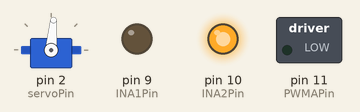
Simulated run of this sketch. Board: Arduino Uno, built with avr-gcc and run on an emulated ATmega328P. On the bench: servo, switched loads named in the sketch (green lamp = pin HIGH), output pins drawn as LEDs (lit = HIGH). What the sketch prints to the serial monitor is not drawn.

Above: at 0.1 s.
Timing chart, 0 to 1.6 s (numbered marks = the images above):
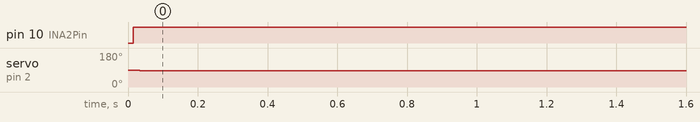

The sketch:

controller-v2__2021_10_31_06_36_44_UTC_.ino
```cpp
#include <Servo.h>
#include <PPMReader.h>

//pins
const byte INA1Pin      = 9;
const byte INA2Pin      = 10;
const byte PWMAPin      = 11;
const byte RxSignalPin  = 3;
const byte servoPin     = 2;

//constant values
const byte channelAmount    = 8;  //#
const byte interval         = 10; //ms

//variable values
int steerChannel = 1500;  //ms
int throtChannel = 1500;  //ms

int setThrot = 0;
int actThrot = 0;

byte actAngle = 90;       //deg
byte setAngle = 90;       //deg

byte forwardsMagnitude  = 0;
byte backwardsMagnitude = 0;
unsigned long previousMillis  = 0;
unsigned long currentMillis   = 0;

//create objects
PPMReader ppm(RxSignalPin, channelAmount);
Servo servo;

//motor functions
void motorCoast() {
  digitalWrite(INA1Pin, LOW);
  digitalWrite(INA1Pin, LOW);
  actThrot = 0;
  analogWrite(PWMAPin, 0);
}

void motorForwards(int speed) {
  digitalWrite(INA1Pin, HIGH);
  digitalWrite(INA2Pin, LOW);
  actThrot = actThrot + speed;
  analogWrite(PWMAPin, actThrot);
}

void motorBackwards(int speed) {
  digitalWrite(INA1Pin, LOW);
  digitalWrite(INA2Pin, HIGH);
  actThrot = actThrot - speed;
  analogWrite(PWMAPin, abs(actThrot));
}

void motorSlow() {
  if (actThrot > setThrot) {
    motorBackwards(1);
  }
  else if (actThrot < setThrot) {
    motorForwards(1);
  }
}

//servo functions
void servoCoast() {
  actAngle = 90;
  servo.write(90);
}

void servoForwards() {
  actAngle = actAngle + 1;
  servo.write(actAngle);
}

void servoBackwards() {
  actAngle = actAngle - 1;
  servo.write(actAngle);
}

void setup() {
  Serial.begin(115200);

  servo.attach(servoPin);

  //defining pins as inputs/outputs/ect.
  pinMode(INA1Pin, OUTPUT);
  pinMode(INA2Pin, OUTPUT);
  pinMode(PWMAPin, OUTPUT);
  pinMode(RxSignalPin, INPUT);
  pinMode(servoPin, INPUT);
}

void loop() {
  currentMillis = millis();

  if(currentMillis - previousMillis >= interval) {
    previousMillis = currentMillis;

    throtChannel = ppm.latestValidChannelValue(2, 1500);
    steerChannel = ppm.latestValidChannelValue(1, 1500);

    //print signal value
    Serial.print("S: " + String(steerChannel) + "\t"); //debug
    Serial.print("T: " + String(throtChannel) + "\t"); //debug

    //set and print the desired angle of the servo based of the input to a degree
    setAngle = constrain(map(steerChannel, 1000, 2000, 50, 120), 0, 180);
    setThrot = constrain(map(throtChannel, 1000, 2000, -255, 255), -255, 255);

    Serial.print("SA: " + String(setAngle) + "\t"); //debug
    Serial.print("ST: " + String(setThrot) + "\t");

    //determine which direction the servo has to move
    if(abs(setAngle-actAngle) < 3 && actAngle < 93 && actAngle > 87) {
      servoCoast();
    }
    else if(setAngle > actAngle) {
      servoForwards();
    }
    else if(setAngle < actAngle) {
      servoBackwards();
    }

    //print the current angle of the servo
    Serial.print("AA: " + String(actAngle) + "\t");

    //determine which direction the motor has to move (if any)
    if (setThrot > 15) {
      motorForwards(1);
    }
    else if (setThrot < 10) {
      motorBackwards(1);
    }
    if (setThrot < -15) {
      motorBackwards(1);
    }
    else if (setThrot > 10) {
      motorForwards(1);
    }
    else {
      motorCoast();
    }

    //print the current
    Serial.print("AT: " + String(actThrot) + "\t");

    Serial.println();
  }
}
```

Measured:
- by itself, pin 10 (INA2Pin): LOW → HIGH at 0.02 s
- by itself, servo on pin 2 (servoPin): 90° → 85° at 0.02 s
